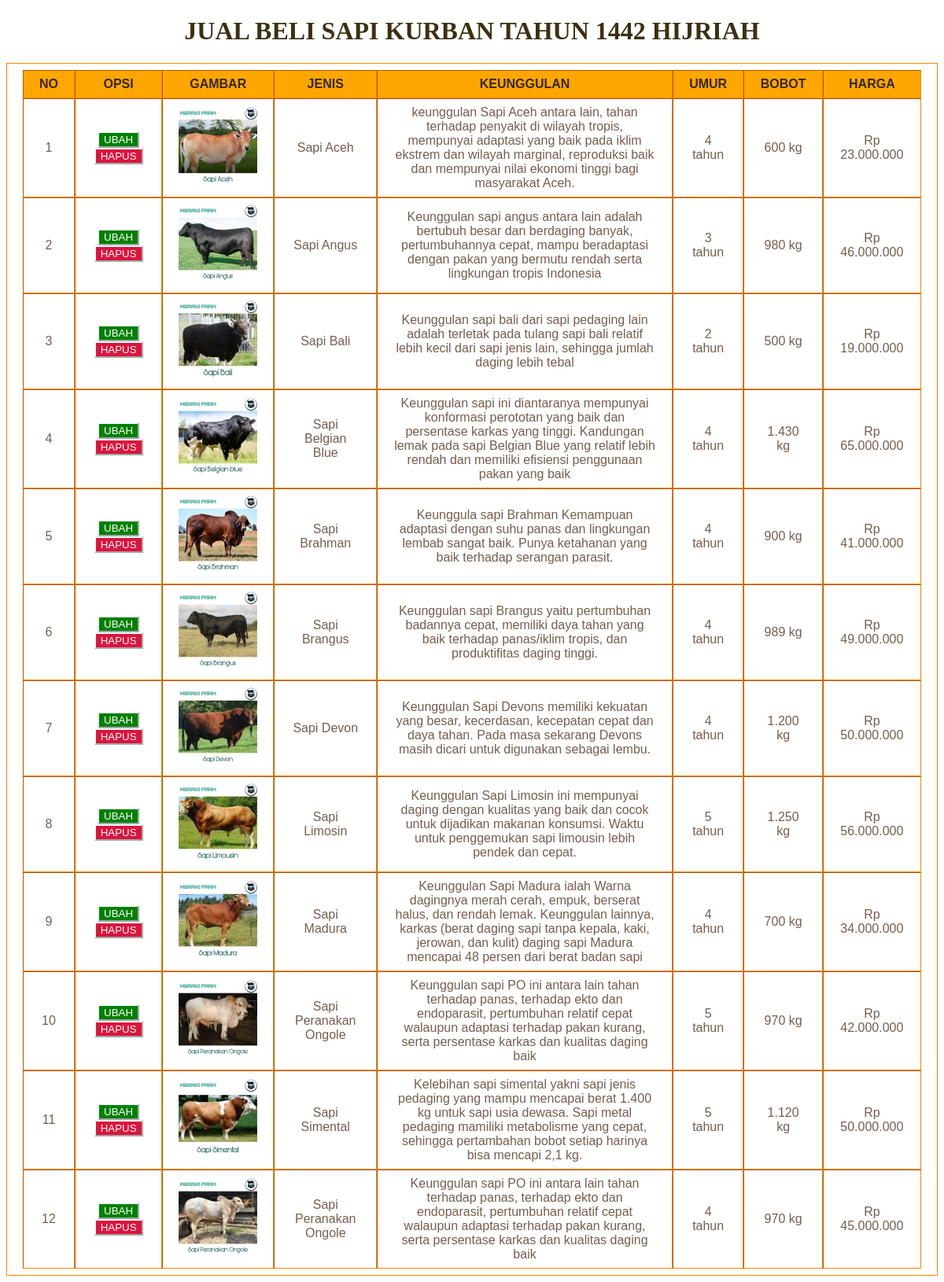
Screenshot of /latihan5a/index.php with the database file from the repository.
### tables this page shows
CREATE TABLE `sapi` (
  `id` int(11) NOT NULL,
  `gambar` varchar(100) NOT NULL,
  `jenis` varchar(50) NOT NULL,
  `deskripsi` varchar(500) NOT NULL,
  `umur` varchar(10) NOT NULL,
  `bobot` varchar(10) NOT NULL,
  `harga` varchar(20) NOT NULL
);

### latihan5a/php/functions.php (called while the page is built)
<?php
function koneksi()
{
    $conn = mysqli_connect("localhost", "root", "");
    mysqli_select_db($conn, "pw_tubes_203040164");
    return $conn;
}
function query($sql)
{
    $conn = koneksi();
    $result = mysqli_query($conn, "$sql");
    $rows = [];
while ($cow = mysqli_fetch_assoc($result)) {
    $rows [] = $cow;
    }
    return $rows;
}
?>

### latihan5a/index.php (the view, shortened to what this page needs)
<?php
require 'php/functions.php';
$sapi = query("SELECT * FROM sapi");
?>
<!DOCTYPE html>
<html lang="en">
<head>
    <link rel="stylesheet" type="text/css" href="style.css">
</head>
<body>
<h1 class ="judul" align="center">JUAL BELI SAPI KURBAN TAHUN 1442 HIJRIAH</h1>
<table class="table" border="2" cellpadding="10" cellspacing="0" align="center">
    <tr>
      <th>NO</th>
      <th>OPSI</th>
      <th>GAMBAR</th>
      <th>JENIS</th>
      <th>KEUNGGULAN</th>
      <th>UMUR</th>
      <th>BOBOT</th>
      <th>HARGA</th>
    </tr>
    <?php $i = 1; ?>
    <?php foreach ($sapi as $cow) : ?>
        <tr>
        <td><?= $i; ?></td>
        <td>
            <a href=""><button style="background-color:green; border-color:Azure; color:white">UBAH</button></a>
            <a href=""><button style="background-color:Crimson; border-color:Azure; color:white">HAPUS</button></a>
        </td>
        <td><img src="img/<?= $cow ["gambar"];?>"></td>
        <td><?php echo $cow["jenis"]; ?></td>
        <td><?php echo $cow["deskripsi"]; ?></td>
        <td><?php echo $cow["umur"]; ?></td>
        <td><?php echo $cow["bobot"]; ?></td>
        <td><?php echo $cow["harga"]; ?></td>
        </tr>
        <?php $i++; ?>
    <?php endforeach; ?>
</table>
</body>
</html>

### latihan5a/style.css (style rules this page uses)
.judul { color :rgb(59, 48, 16) }
.table { font-family: sans-serif; color:rgba(59, 23, 1, 0.699); border: 1px solid rgb(252, 134, 0); }
.table tr th { background: rgb(255, 166, 0); color: rgb(53, 39, 0); font-weight: bold; }
.table, th, td { padding :8px 20px; text-align: center; }

### rows the page displays
sapi: gambar (picture), jenis "Sapi Aceh", deskripsi "keunggulan Sapi Aceh antara lain, tahan terhadap penyakit di wilayah tropis, mempunyai adaptasi yang baik pada iklim ekstrem dan wilayah marginal, reproduksi baik dan mempunyai nilai ekonomi tinggi bagi masyarakat Aceh.", umur "4 tahun", bobot "600 kg", harga "Rp 23.000.000"
sapi: gambar (picture), jenis "Sapi Angus", deskripsi "Keunggulan sapi angus antara lain adalah bertubuh besar dan berdaging banyak, pertumbuhannya cepat, mampu beradaptasi dengan pakan yang bermutu rendah serta lingkungan tropis Indonesia", umur "3 tahun", bobot "980 kg", harga "Rp 46.000.000"
sapi: gambar (picture), jenis "Sapi Bali", deskripsi "Keunggulan sapi bali dari sapi pedaging lain adalah terletak pada tulang sapi bali relatif lebih kecil dari sapi jenis lain, sehingga jumlah daging lebih tebal", umur "2 tahun", bobot "500 kg", harga "Rp 19.000.000"
sapi: gambar (picture), jenis "Sapi Belgian Blue", deskripsi "Keunggulan sapi ini diantaranya mempunyai konformasi perototan yang baik dan persentase karkas yang tinggi. Kandungan lemak pada sapi Belgian Blue yang relatif lebih rendah dan memiliki efisiensi penggunaan pakan yang baik", umur "4 tahun", bobot "1.430 kg", harga "Rp 65.000.000"
sapi: gambar (picture), jenis "Sapi Brahman", deskripsi "Keunggula sapi Brahman Kemampuan adaptasi dengan suhu panas dan lingkungan lembab sangat baik. Punya ketahanan yang baik terhadap serangan parasit.", umur "4 tahun", bobot "900 kg", harga "Rp 41.000.000"
sapi: gambar (picture), jenis "Sapi Brangus", deskripsi "Keunggulan sapi Brangus yaitu pertumbuhan badannya cepat, memiliki daya tahan уаng baik terhadap panas/iklim tropis, dan produktifitas daging tinggi.", umur "4 tahun", bobot "989 kg", harga "Rp 49.000.000"
sapi: gambar (picture), jenis "Sapi Devon", deskripsi "Keunggulan Sapi Devons memiliki kekuatan yang besar, kecerdasan, kecepatan cepat dan daya tahan. Pada masa sekarang Devons masih dicari untuk digunakan sebagai lembu.", umur "4 tahun", bobot "1.200 kg", harga "Rp 50.000.000"
sapi: gambar (picture), jenis "Sapi Limosin", deskripsi "Keunggulan Sapi Limosin ini mempunyai daging dengan kualitas yang baik dan cocok untuk dijadikan makanan konsumsi. Waktu untuk penggemukan sapi limousin lebih pendek dan cepat.", umur "5 tahun", bobot "1.250 kg", harga "Rp 56.000.000"
sapi: gambar (picture), jenis "Sapi Madura", deskripsi "Keunggulan Sapi Madura ialah Warna dagingnya merah cerah, empuk, berserat halus, dan rendah lemak. Keunggulan lainnya, karkas (berat daging sapi tanpa kepala, kaki, jerowan, dan kulit) daging sapi Madura mencapai 48 persen dari berat badan sapi", umur "4 tahun", bobot "700 kg", harga "Rp 34.000.000"
sapi: gambar (picture), jenis "Sapi Peranakan Ongole", deskripsi "Keunggulan sapi PO ini antara lain tahan terhadap panas, terhadap ekto dan endoparasit, pertumbuhan relatif cepat walaupun adaptasi terhadap pakan kurang, serta persentase karkas dan kualitas daging baik", umur "5 tahun", bobot "970 kg", harga "Rp 42.000.000"
sapi: gambar (picture), jenis "Sapi Simental", deskripsi "Kelebihan sapi simental yakni sapi jenis pedaging yang mampu mencapai berat 1.400 kg untuk sapi usia dewasa. Sapi metal pedaging mamiliki metabolisme yang cepat, sehingga pertambahan bobot setiap harinya bisa mencapi 2,1 kg.", umur "5 tahun", bobot "1.120 kg", harga "Rp 50.000.000"
sapi: gambar (picture), jenis "Sapi Peranakan Ongole", deskripsi "Keunggulan sapi PO ini antara lain tahan terhadap panas, terhadap ekto dan endoparasit, pertumbuhan relatif cepat walaupun adaptasi terhadap pakan kurang, serta persentase karkas dan kualitas daging baik", umur "4 tahun", bobot "970 kg", harga "Rp 45.000.000"
